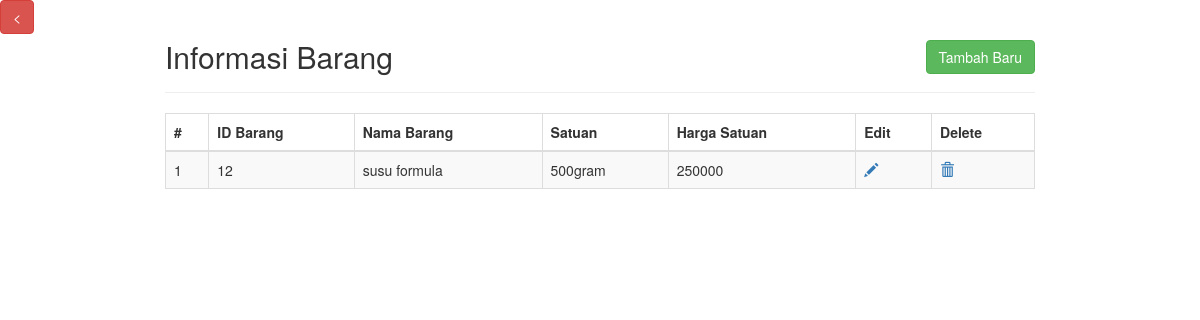
/admin/barang/index.php (signed in), run on the app's committed database.
### tables this page shows
CREATE TABLE `barang` (
  `id_barang` int(25) NOT NULL,
  `nama_barang` varchar(50) NOT NULL,
  `satuan` varchar(255) NOT NULL,
  `harga_satuan` varchar(25) NOT NULL
);

### admin/barang/index.php (the view, shortened to what this page needs)
<!DOCTYPE html>
<html>
<head>
    <link rel="stylesheet" type="text/css" href="https://maxcdn.bootstrapcdn.com/bootstrap/3.4.1/css/bootstrap.css">
</head>
<body>
    <a href="../index.php" class="btn btn-danger pull-left"><</a>
    <div class="wrapper">
        <div class="container-fluid">
            <div class="row">
                <div class="col-md-12">
                    <div class="page-header clearfix">
                        <h2 class="pull-left">Informasi Barang</h2>
                        <a href="tampil_add.php" class="btn btn-success pull-right">Tambah Baru</a>
                    </div>
                    <?php
                    require "../../koneksi.php";
                    $i = 1;
                    $sql = "SELECT
                                g.id_barang,
                                g.nama_barang,
                                g.satuan,
                                g.harga_satuan
                            FROM
                                barang g";
                    if($result = mysqli_query($koneksi, $sql)){
                        if(mysqli_num_rows($result) > 0){
                            echo "<table class='table table-bordered table-striped'>";
                                echo "<thead>";
                                    echo "<tr>";
                                        echo "<th>#</th>";
                                        echo "<th>ID Barang</th>";
                                        echo "<th>Nama Barang</th>";
                                        echo "<th>Satuan</th>";
                                        echo "<th>Harga Satuan</th>";
                                        echo "<th>Edit</th>";
                                        echo "<th>Delete</th>";
                                    echo "</tr>";
                                echo "</thead>";
                                echo "<tbody>";
                                while($row = mysqli_fetch_array($result)){
                                    echo "<tr>";
                                        echo "<td>" . $i; $i++ . "</td>";
                                        echo "<td>" . $row['id_barang'] . "</td>";
                                        echo "<td>" . $row['nama_barang'] . "</td>";
                                        echo "<td>" . $row['satuan'] . "</td>";
                                        echo "<td>" . $row['harga_satuan'] . "</td>";
                                        echo "<td><a href='tampil_edit.php?id=". $row['id_barang'] ."' title='Update Data' data-toggle='tooltip'><span class='glyphicon glyphicon-pencil'></span></a></td>";
                                        echo "<td><a href='delete.php?id=". $row['id_barang'] ."' title='Delete Data' data-toggle='tooltip'><span class='glyphicon glyphicon-trash'></span></a></td>";
                                    echo "</tr>";
                                }
                                echo "</tbody>";
                            echo "</table>";
                        } else{
                            echo "<p class='lead'><em>Tidak ada data ditemukan.</em></p>";
                        }
                    } else{
                        echo "ERROR: " . mysqli_error($koneksi);
                    }
                    ?>
                </div>
            </div>
        </div>
    </div>
</body>
</html>

### admin/barang/index.php (style rules this page uses)
.wrapper { width: 900px; margin: 0 auto; }
.page-header h2 { margin-top: 0; }
table tr td:last-child a { margin-right: 15px; }

### data on the page
barang: id_barang "12", nama_barang "susu formula", satuan "500gram", harga_satuan "250000"
